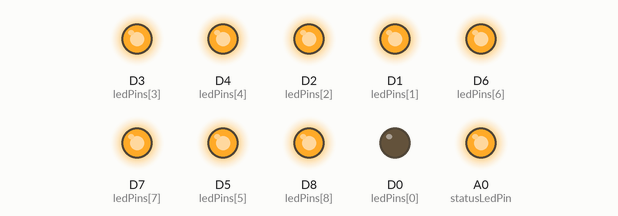
Recording of a sketch running on a simulated ESP8266 (NodeMCU). Parts: output pins drawn as LEDs (lit = HIGH).

Above: at 1.1 s.
At 2.1 s:
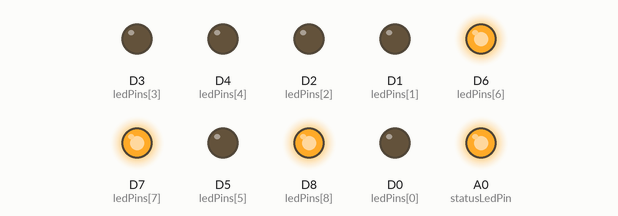
At 3.1 s:
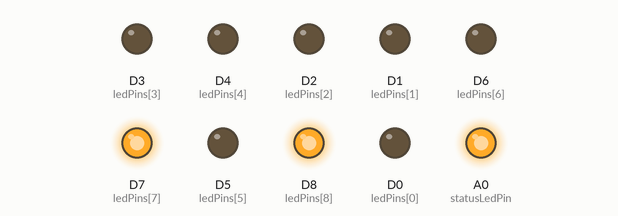
At 5.1 s:
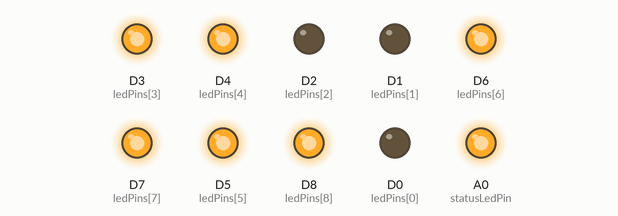
At 7.3 s:
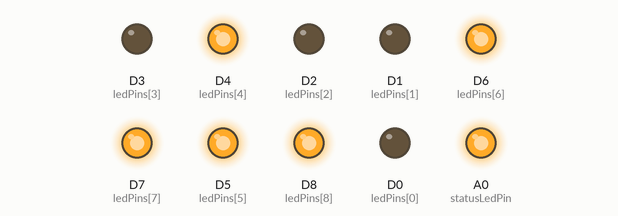
At 9.1 s:
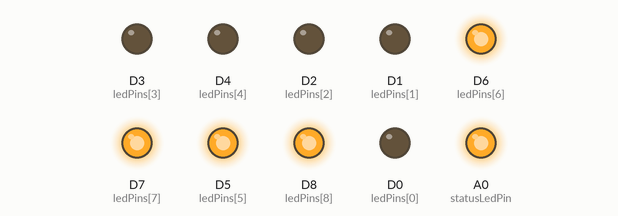
Timing chart, 0 to 9.4 s (numbered marks = the images above):
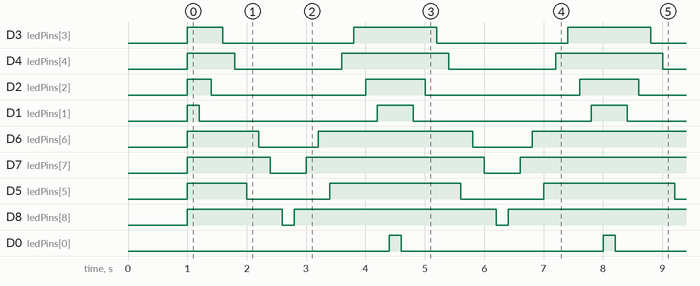

Measured:
- by itself, D3 (ledPins[3]): alternates HIGH for 1.4 s and LOW for 2.2 s
- by itself, D4 (ledPins[4]): alternates HIGH for 1.8 s and LOW for 1.8 s
- by itself, D2 (ledPins[2]): alternates HIGH for 1.0 s and LOW for 2.6 s
- by itself, D1 (ledPins[1]): alternates HIGH for 0.60 s and LOW for 3.0 s
- by itself, D6 (ledPins[6]): alternates HIGH for 2.6 s and LOW for 1.0 s
- by itself, D7 (ledPins[7]): alternates HIGH for 3.0 s and LOW for 0.60 s
- by itself, D5 (ledPins[5]): alternates HIGH for 2.2 s and LOW for 1.4 s
- by itself, D8 (ledPins[8]): alternates HIGH for 3.4 s and LOW for 0.20 s

The sketch:

main.ino
```cpp
#include <Arduino.h>

#define NUM_LEDS 9

const int ledPins[NUM_LEDS] = {D0, D1, D2, D3, D4, D5, D6, D7, D8}; // Pinout for your LEDs
const int statusLedPin = A0; // The LED connected to A0 for status (always ON)

const unsigned long delayBetween = 200; // 200 milliseconds between switching pins
const unsigned long holdTime = 2;    // 1800 milliseconds = 1.8 seconds (time for all LEDs to stay ON)

void setup() {
  Serial.begin(9600);
  delay(1000);

  // Set the status LED (A0) to OUTPUT and turn it ON
  pinMode(statusLedPin, OUTPUT);
  digitalWrite(statusLedPin, HIGH); // The status LED is always ON

  // Set all other pins to OUTPUT mode
  for (int i = 0; i < NUM_LEDS; i++) {
    pinMode(ledPins[i], OUTPUT);
    digitalWrite(ledPins[i], HIGH); // Start with all LEDs off
  }
}

void loop() {
  // Turn LEDs ON one by one (pins LOW)
  for (int i = 0; i < NUM_LEDS; i++) {
    digitalWrite(ledPins[i], LOW);  // Turn LED ON
    delay(delayBetween);             // Wait before turning on the next LED
  }

  delay(holdTime); // Keep all LEDs ON for 1.8 seconds

  // Turn LEDs OFF one by one (pins HIGH) in reverse order
  for (int i = NUM_LEDS - 1; i >= 0; i--) {
    digitalWrite(ledPins[i], HIGH);  // Turn LED OFF
    delay(delayBetween);             // Wait before turning off the next LED
  }

  delay(holdTime); // Keep all LEDs OFF for 1.8 seconds before repeating
}
```
